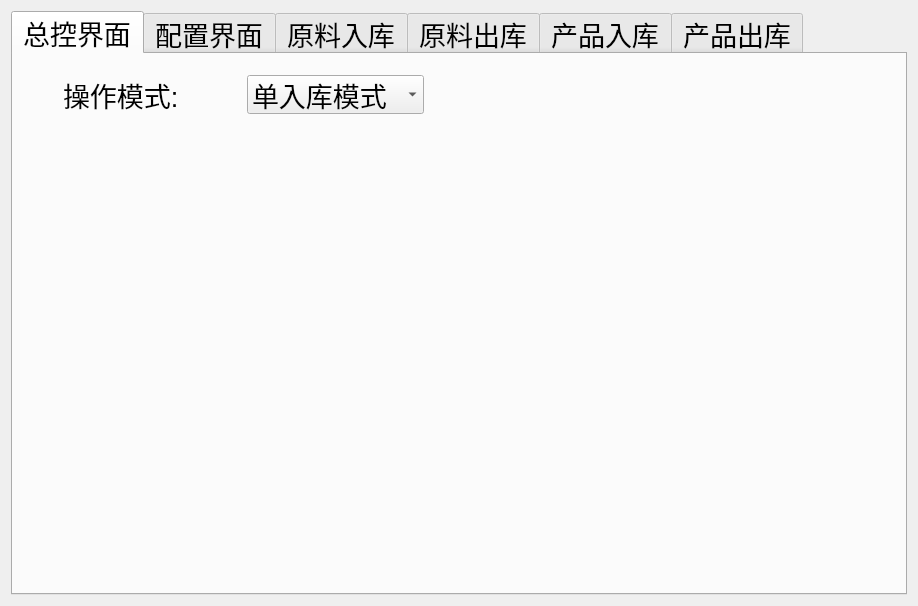
<?xml version="1.0" encoding="UTF-8"?>
<ui version="4.0">
 <class>mainForm</class>
 <widget class="QWidget" name="mainForm">
  <property name="geometry">
   <rect>
    <x>0</x>
    <y>0</y>
    <width>918</width>
    <height>606</height>
   </rect>
  </property>
  <property name="windowTitle">
   <string>Form</string>
  </property>
  <layout class="QGridLayout" name="gridLayout">
   <item row="0" column="1">
    <widget class="QTabWidget" name="tabWidget">
     <property name="font">
      <font>
       <pointsize>20</pointsize>
      </font>
     </property>
     <property name="tabPosition">
      <enum>QTabWidget::North</enum>
     </property>
     <property name="tabShape">
      <enum>QTabWidget::Rounded</enum>
     </property>
     <property name="currentIndex">
      <number>0</number>
     </property>
     <property name="elideMode">
      <enum>Qt::ElideNone</enum>
     </property>
     <property name="tabsClosable">
      <bool>false</bool>
     </property>
     <property name="movable">
      <bool>false</bool>
     </property>
     <property name="tabBarAutoHide">
      <bool>false</bool>
     </property>
     <widget class="QWidget" name="tab1">
      <attribute name="title">
       <string>总控界面</string>
      </attribute>
      <widget class="QWidget" name="layoutWidget">
       <property name="geometry">
        <rect>
         <x>50</x>
         <y>20</y>
         <width>361</width>
         <height>42</height>
        </rect>
       </property>
       <layout class="QHBoxLayout" name="horizontalLayout_2">
        <item>
         <widget class="QLabel" name="label_3">
          <property name="text">
           <string>操作模式:</string>
          </property>
         </widget>
        </item>
        <item>
         <widget class="QComboBox" name="comboBox_2">
          <item>
           <property name="text">
            <string>单入库模式</string>
           </property>
          </item>
          <item>
           <property name="text">
            <string>单出库模式</string>
           </property>
          </item>
          <item>
           <property name="text">
            <string>混合出入库</string>
           </property>
          </item>
         </widget>
        </item>
       </layout>
      </widget>
     </widget>
     <widget class="QWidget" name="tab2">
      <attribute name="title">
       <string>配置界面</string>
      </attribute>
      <widget class="QPushButton" name="showForm">
       <property name="geometry">
        <rect>
         <x>10</x>
         <y>40</y>
         <width>241</width>
         <height>31</height>
        </rect>
       </property>
       <property name="text">
        <string>数据点配置</string>
       </property>
      </widget>
      <widget class="QLabel" name="label">
       <property name="geometry">
        <rect>
         <x>270</x>
         <y>110</y>
         <width>241</width>
         <height>81</height>
        </rect>
       </property>
       <property name="text">
        <string>TextLabel</string>
       </property>
      </widget>
     </widget>
     <widget class="QWidget" name="tab3">
      <attribute name="title">
       <string>原料入库</string>
      </attribute>
      <widget class="QPushButton" name="pushButton">
       <property name="geometry">
        <rect>
         <x>10</x>
         <y>20</y>
         <width>201</width>
         <height>41</height>
        </rect>
       </property>
       <property name="text">
        <string>人工检测</string>
       </property>
      </widget>
     </widget>
     <widget class="QWidget" name="tab4">
      <attribute name="title">
       <string>原料出库</string>
      </attribute>
     </widget>
     <widget class="QWidget" name="tab5">
      <attribute name="title">
       <string>产品入库</string>
      </attribute>
     </widget>
     <widget class="QWidget" name="tab6">
      <attribute name="title">
       <string>产品出库</string>
      </attribute>
     </widget>
    </widget>
   </item>
  </layout>
 </widget>
 <resources/>
 <connections/>
</ui>
